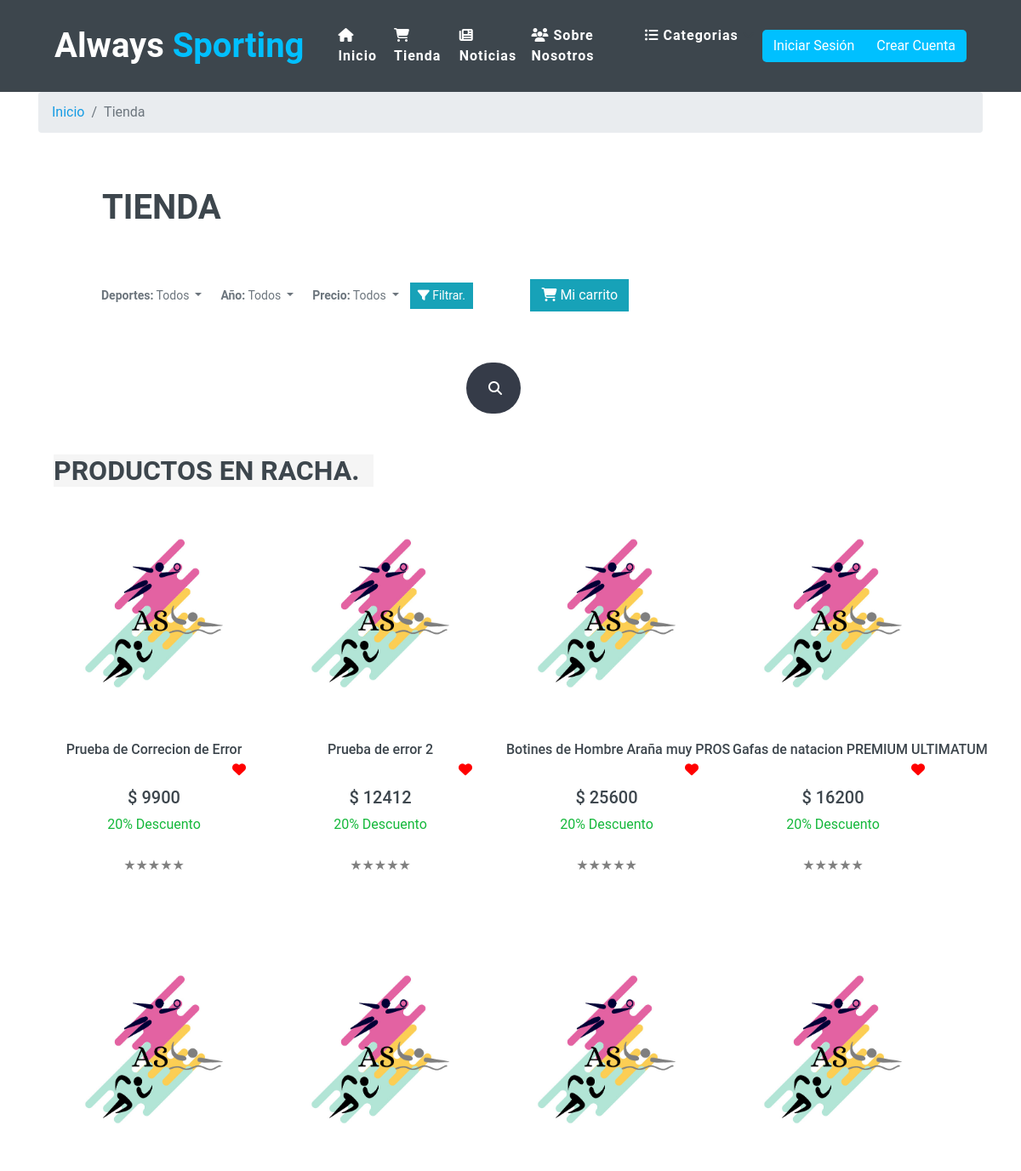
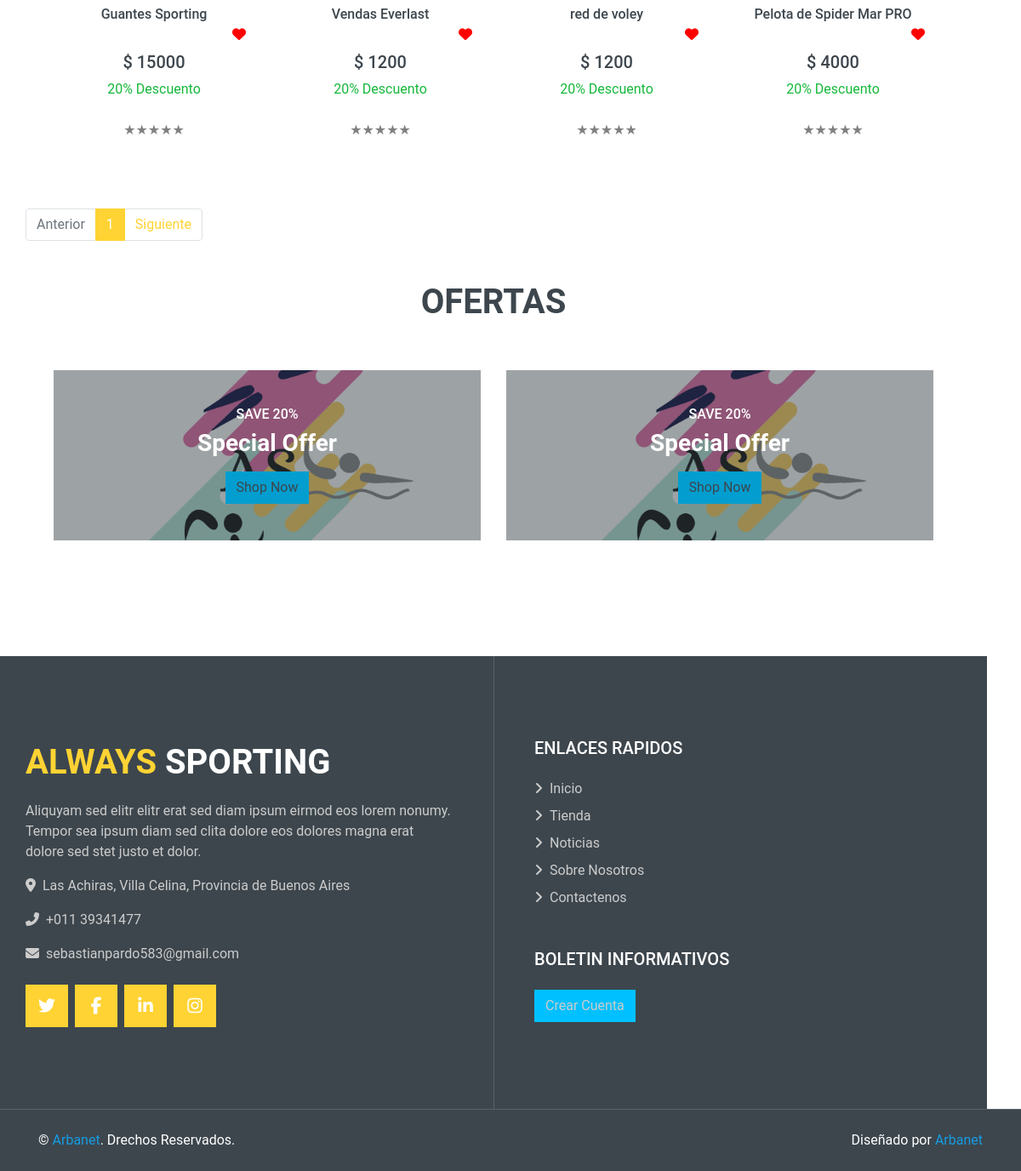
/shop.php?pagina=1, run on the app's committed database (2 pictures, top to bottom).
### tables this page shows
CREATE TABLE `productos` (
  `id` int(100) UNSIGNED NOT NULL,
  `nombre_prod` varchar(150) NOT NULL,
  `descripcion` varchar(250) NOT NULL,
  `texto` text NOT NULL,
  `id_deporte` int(100) NOT NULL,
  `precio` int(100) NOT NULL,
  `fecha_alta` datetime NOT NULL,
  `id_usuario` int(100) NOT NULL,
  `imagen` mediumblob NOT NULL,
  `descuento` int(11) DEFAULT NULL,
  `cantidad` int(255) NOT NULL
);

### shop.php (called while the page is built, shortened)
<?php
require_once "includes/config.php";
$sql = "SELECT * FROM `productos` ORDER BY fecha_alta DESC";
$res = mysqli_query($conn , $sql);
$num_registros =  mysqli_num_rows($res);
$registros = 8;
$paginas = $num_registros / $registros;
$paginas= ceil($paginas);
$iniciar = ($_GET['pagina']-1)*$registros;
$sql2 = "SELECT * FROM productos ORDER BY fecha_alta DESC LIMIT $iniciar,$registros";
$res2= mysqli_query($conn , $sql2);
$productos_nuevos = mysqli_fetch_all($res2,MYSQLI_ASSOC);
require_once "views/layout.php";

### views/shop.php (the view, shortened to what this page needs)
<link href="css/style.css" rel="stylesheet">
<div class="container">
    <nav aria-label="breadcrumb">
        <ol class="breadcrumb">
            <li class="breadcrumb-item"><a href="index.php" class="link-info" style="text-decoration: none;">Inicio</a>
            </li>
            <li class="breadcrumb-item active" aria-current="page"><a class="link-dark" style="text-decoration: none;">Tienda</a></li>
        </ol>
    </nav>
    <link rel="stylesheet" href="css/shop.css">
</div>
<br>
<br>
<div style="margin-right:  40px">
    <div class="Body">
        <div class="rov">
            <div align="baseline">
                <h1 style="margin-left:120px">
                    TIENDA
                </h1>
            </div>
            <main class="Main" style=" margin: 50px">
                <form action="/browse" method="get" style=" margin: 60px">
                    <div class="filters" style="margin-bottom: 20px;">
                        <span class="multiselect-native-select">
                            <div class="btn-group">
                                <button type="button" class="multiselect dropdown-toggle btn btn-sm btn-default" data-toggle="dropdown" title="None selected">
                                    <span class="multiselect-selected-text">
                                        <b>Deportes:</b> Todos
                                    </span>
                                </button>
                            </div>
                        </span>
                        <span class="multiselect-native-select">
                            <div class="btn-group">
                                <button type="button" class="multiselect dropdown-toggle btn btn-sm btn-default" data-toggle="dropdown" title="None selected">
                                    <span class="multiselect-selected-text">
                                        <b>Año:</b> Todos
                                    </span>
                                </button>
                            </div>
                        </span>
                        <span class="multiselect-native-select">
                            <div class="btn-group"><button type="button" class="multiselect dropdown-toggle btn btn-sm btn-default" data-toggle="dropdown" title="None selected">
                                    <span class="multiselect-selected-text"><b>Precio:</b> Todos</span> <b class="caret"></b>
                                </button>
                            </div>
                        </span>
                        <button type="submit" class="btn btn-sm btn-info">
                            <span class="fa fa-filter" aria-hidden="true"></span> Filtrar.
                        </button>
                        <a href="carito.php" style="margin-left:100px margin-above=100px" class="btn btn-info"></i> <i class="fa-solid fa-cart-shopping"></i> Mi carrito </a>&nbsp;&nbsp;
                    </div>
                </form>
            </main>
        </div>
    </div>
    <form action="wewi_wawo.php" method="post">
        <div class="container">
            <div class="d-flex justify-content-center">
                <div class="searchbar">
                    <input class="search_input" type="text" name="busqueda" placeholder="Search...">
                    <a href="#" class="search_icon"><i class="fas fa-search"></i></a>
                </div>
            </div>
        </div>
    </form>
    <div class="container-fluid pt-5 pb-3">
        <h2 class="section-title position-relative text-uppercase mx-xl-5 mb-4" id="titulo">
            <span class="bg-secondary pr-3">
                Productos en racha. </span>
        </h2>
        <div class="row px-xl-5">
            <?php foreach ($productos_nuevos as $nuevos) { ?>
                <div class="col-lg-3 col-md-4 col-sm-6 pb-5">
                    <div class="product-item bg-light mb-4">
                        <div class="product-img position-relative overflow-hidden">
                            <?php
                            if (file_exists('img/productos/' . $nuevos['id'] . '/principal.jpg')) { ?>
                                <img class="card-img-top" src="img/productos/<?php echo $nuevos['id']; ?>/principal.jpg">
                            <?php
                            } ?>
                            <div class="product-action">
                            </div>
                        </div>
                        <div class="text-center py-4">
                            <a class="h6 text-decoration-none text-truncate" href="products_read_more.php?id=<?php echo $nuevos['id'] ?>">
                                <?php echo $nuevos['nombre_prod'] ?>
                                <div style="margin-left:200px">
                                    <i class="fa-solid fa-heart" style="color:red;"></i>
                            </a>
                        </div>
                        <div class="d-flex align-items-center justify-content-center mt-2">
                            <h5>$
                                <?php echo $nuevos['precio'] ?>
                            </h5>
                        </div>
                        <div align="center">
                            <FONT COLOR="#15b83b">20% Descuento</FONT>
                        </div>
                    </div>
                    <div align="center">
                        <form>
                            <p class="clasificacion">
    <label for="radio1">★</label><label for="radio2">★</label><label for="radio3">★</label><label for="radio4">★</label><label for="radio5">★</label>
                            </p>
                        </form>
                    </div>
                </div>
        </div>
    <?php } ?>
    <div class="container">
        <nav aria-label="Page navigation example">
            <ul class="pagination">
                <li class="page-item <?php echo $_GET['pagina'] <= 1 ? 'disabled' : '' ?>"><a class="page-link" href="shop.php?pagina=<?php echo $_GET['pagina'] - 1; ?>#titulo">Anterior</a></li>
                <?php for ($i = 0; $i < $paginas; $i++) { ?>
                    <li class="page-item <?php echo $_GET['pagina'] == $i + 1 ? 'active' : '' ?>"><a class="page-link" href="shop.php?pagina=<?php echo $i + 1 ?>#titulo"><?php echo $_GET['pagina']?></a></li>
                <?php break; } ?>
                <li class="page-item <?php echo $_GET['pagina'] >= $paginas ? 'disabled' : '' ?>"><a class="page-link" href="shop.php?pagina=<?php echo $_GET['pagina'] + 1; ?>#titulo">Siguiente</a></li>
            </ul>
        </nav>
    </div>
<div class="container-fluid pt-3 pb-3">
    <div align="center">
        <h1>OFERTAS</h1>
    </div>
    <br>
    <br>
    <div class="row px-xl-5">
        <div class="col-md-6">
            <div class="product-offer mb-30" style="height: 200px;">
                <img class="img-fluid" src="img/principal.png" alt="">
                <div class="offer-text">
                    <h6 class="text-white text-uppercase">Save 20%</h6>
                    <h3 class="text-white mb-3">Special Offer</h3>
                    <a href="" class="btn text-dark" style="background-color:rgb(3 158 207);">Shop Now</a>
                </div>
            </div>
        </div>
        <div class="col-md-6">
            <div class="product-offer mb-30" style="height: 200px;">
                <img class="img-fluid" src="img/principal.png" alt="">
                <div class="offer-text">
                    <h6 class="text-white text-uppercase">Save 20%</h6>
                    <h3 class="text-white mb-3">Special Offer</h3>
                    <a href="" class="btn text-dark" style="background-color:rgb(3 158 207);">Shop Now</a>
                </div>
            </div>
        </div>
    </div>
</div>

### css/seeker.css (style rules this page uses)
.searchbar { margin-bottom: auto; margin-top: auto; height: 60px; background-color: #353b48; border-radius: 30px; padding: 10px; }
.search_input { color: Deepskyblue; border: 0; outline: 0; background: none; width: 0; caret-color:transparent; line-height: 40px; transition: width 0.4s linear; }
.search_icon { height: 40px; width: 40px; float: right; display: flex; justify-content: center; align-items: center; border-radius: 50%; color:deepskyblue; text-decoration:none; }

### css/xd.css (style rules this page uses)
body,html { height: 100%; width: 100%; margin: 0; padding: 0; background: #ffffff !important; }
.searchbar { margin-bottom: auto; margin-top: auto; height: 60px; background-color: #353b48; border-radius: 30px; padding: 10px; }
.search_input { color: white; border: 0; outline: 0; background: none; width: 0; caret-color:transparent; line-height: 40px; transition: width 0.4s linear; }
.search_icon { height: 40px; width: 40px; float: right; display: flex; justify-content: center; align-items: center; border-radius: 50%; color:white; text-decoration:none; }

### css/shop.css (style rules this page uses)
label { color: grey; }
.clasificacion { direction: rtl; unicode-bidi: bidi-override; }

### views/shop.php (style rules this page uses)
body, html { height: 100%; width: 100%; margin: 0; padding: 0; background: White !important; }
.searchbar { margin-bottom: auto; margin-top: auto; height: 60px; background-color: #353b48; border-radius: 30px; padding: 10px; }
.search_input { color: white; border: 0; outline: 0; background: none; width: 0; caret-color: transparent; line-height: 40px; transition: width 0.4s linear; }
.search_icon { height: 40px; width: 40px; float: right; display: flex; justify-content: center; align-items: center; border-radius: 50%; color: white; text-decoration: none; }

### data on the page
productos: nombre_prod "Prueba de Correcion de Error", precio "9900"
productos: nombre_prod "Prueba de error 2", precio "12412"
productos: nombre_prod "Botines de Hombre Araña muy PROS", precio "25600"
productos: nombre_prod "Gafas de natacion PREMIUM ULTIMATUM", precio "16200"
productos: nombre_prod "Guantes Sporting", precio "15000"
productos: nombre_prod "Vendas Everlast", precio "1200"
productos: nombre_prod "red de voley", precio "1200"
productos: nombre_prod "Pelota de Spider Mar PRO", precio "4000"
